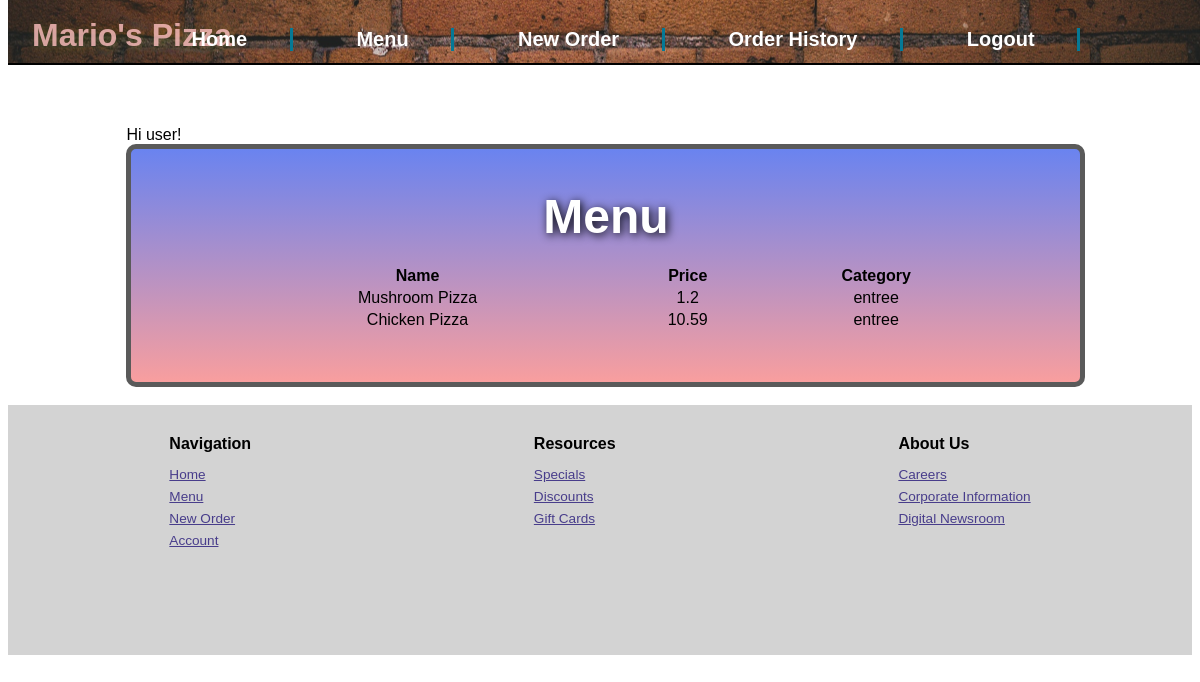
The page /foods (signed in) on the database its author committed.
### models.py (models this page shows, shortened)
class Customer(UserMixin,db.Model):
    id = db.Column(db.Integer, primary_key=True)
    name = db.Column(db.String(50))
    email = db.Column(db.String(50),unique=True)
    phone = db.Column(db.String(20))
    user_password = db.Column(db.String(50))
    role=db.Column(db.Integer,default=1) # 1 for user, 2 for admin
    orders = db.relationship('Order', backref='customer', lazy=True)
    def is_admin(self):
        return self.role == 2

class Food(db.Model):
    id = db.Column(db.Integer, primary_key=True)
    name = db.Column(db.String(50))
    price = db.Column(db.Float)
    category=db.Column(db.String(50))

### routes.py (the view)
@app.route('/foods', methods=['GET'])
def food_list():
    food_items = Food.query.all()
    return render_template('foods.html', food_items=food_items)

### routes.py (called while the page is built)
@login_manager.user_loader
def load_user(email):
    return Customer.query.filter_by(email=email).first()

### templates/foods.html
{% extends 'base.html' %}
{% block content %}
        <div class="topcontainer" id="menutop">
            <h2>Menu</h2>
            <table>
            <thead>
                <tr>
                    <th>Name</th>
                    <th>Price</th>
                    <th>Category</th>
                </tr>
            </thead>
            <tbody>
                {% for food_item in food_items %}
                <tr>
                    <td>{{ food_item.name }}</td>
                    <td>{{ food_item.price }}</td>
                    <td>{{ food_item.category }}</td>
                </tr>
                {% endfor %}
            </tbody>
            </table>
        </div>
        {% endblock %}

### templates/base.html (shortened to what this page needs)
<!DOCTYPE html>
<html>
<head>
<link rel=stylesheet href=" {{ url_for('static', filename='css/main.css') }}">
</head>
<header>
    <h1>Mario's Pizza  </h1>
    <nav class="topnav">
        <ul class="navlist">
            {% if current_user.is_authenticated %}
                <li><a href="/logout">Logout</a></li>
                {% if current_user.is_admin() is not true %}
                    <li><a href="/orderhistory">Order History</a></li>
                {% endif %}
            {% else %}
                <li><a href="/login">Login</a></li>
            {% endif %}
            <li><a href="/order">New Order</a></li>
            <li><a href="/foods">Menu</a></li>
            <li><a href="/">Home</a></li>
        </ul>
    </nav>
</header>
Welcome to food ordering app
<body>
    <div class="gridcontainer">
        <span>
            {% if current_user.is_authenticated %}
                Hi {{ current_user.name }}!
            {% endif %}
        </span>
        {% block content %}{% endblock %}
    </div>
</body>
<br/>
<footer>
    <div class="footerone">
        <h3>Navigation</h3>
        <p><a href="/">Home</a></p>
        <p><a href="/foods">Menu</a></p>
        <p><a href="/order">New Order</a></p>
        <p><a href="/login">Account</a></p>
    </div>
    <div class="footertwo">
        <h3>Resources</h3>
        <p><a href="/comingsoon">Specials</a></p>
        <p><a href="/comingsoon">Discounts</a></p>
        <p><a href="/comingsoon">Gift Cards</a></p>
    </div>
    <div class="footerthree">
        <h3>About Us</h3>
        <p><a href="/comingsoon">Careers</a></p>
        <p><a href="/comingsoon">Corporate Information</a></p>
        <p><a href="/comingsoon">Digital Newsroom</a></p>
    </div>
</footer>
</html>

### static/css/main.css (style rules this page uses)
* { box-sizing: border-box; font-size: 16px; font-family: Arial, Helvetica, sans-serif; }
body { display: relative; height: 100vh; }
.gridcontainer { grid-template-columns: repeat(20, 1fr); grid-template-rows: repeat(20, 1fr); grid-auto-rows: minmax( 100px, 300px); width: 81%; margin-top: 100px; margin-left: 10%; margin-right: 10%; }
header { position: fixed; top: 0px; width: 100vw; height: 8%; color: rgb(249, 171, 171); font-family: "arial", sans-serif; background-image: url('/static/images/topimage.jpg'); background-position: center; background-size: cover; border-bottom: 2px solid rgba(0, 0, 0); z-index: 99; }
header nav { list-style: none; position: fixed; display: inline-flex; width: 100%; top: 2%; }
header nav ul { display: flex; flex-direction: row-reverse; width: 100%; margin-right: 8%; list-style: none; }
header nav ul li { margin-left: 3%; flex-direction: row-reverse; border-right: 2px solid rgb(5, 121, 150); padding-right: 2%; }
@media only screen and (min-width: 900px) { header nav ul li { margin-right: 3%; padding-right: 4%; border-right: 3px solid rgb(5, 121, 150); } }
@media only screen and (min-width: 900px) { header nav ul li a { font-size: 1.25rem; } }
@media only screen and (min-width: 900px) { header nav { top: 1.5%; margin-bottom: 5%; } }
header nav ul li a { text-decoration: none; color: rgb(255, 255, 255); font-weight: 700; }
header h1 { font-size: 2rem; position: relative; display: flex; flex-direction: column-reverse; bottom: 7%; margin-left: 2%; color: rgba(250, 189, 189, 0.815); text-shadow: 2px 2px 10px rgba(255, 255, 0, 0.192); }
.topcontainer { position: relative; display: flex; flex-direction: column; background-size: cover; background-image: linear-gradient(rgba(88, 130, 255, 0.866), rgba(251, 160, 160, 0.913)); background-color: rgba(190, 32, 32, 0.519); background-repeat: no-repeat; min-height: 200px; border: 5px solid rgb(90, 90, 90); border-radius: 10px; }
.topcontainer h2 { margin-bottom: 0px; font-size: 2.5rem; color: white; text-shadow:2px 2px 10px rgba(0, 0, 0); }
@media only screen and (min-width: 750px) { .topcontainer h2 { font-size: 3rem; text-align: center; } }
@media only screen and (min-width: 750px) { .topcontainer { padding-left: 85px; padding-right: 85px; padding-bottom: 85px; text-align: center; } }
@media only screen and (min-width: 750px) { .topcontainer h2 { text-align: center; } }
#menutop { padding-bottom: 50px; }
#menutop h2 { margin-bottom: 20px; }
footer { position: relative; height: 250px; display: flex; width: auto; background-color: lightgray; justify-content: space-around; padding: 20px; }
.footerone, .footertwo, .footerthree { line-height: 5px; }
.footerone a, .footertwo a, .footerthree a { font-size: 0.85rem; color: darkslateblue; }
.footerone h3, .footertwo h3, .footerthree h3 { margin-bottom: 25px; }

### rows shown on the page
Customer: name "user"
Food: name "Mushroom Pizza", price "1.2", category "entree"
Food: name "Chicken Pizza", price "10.59", category "entree"
